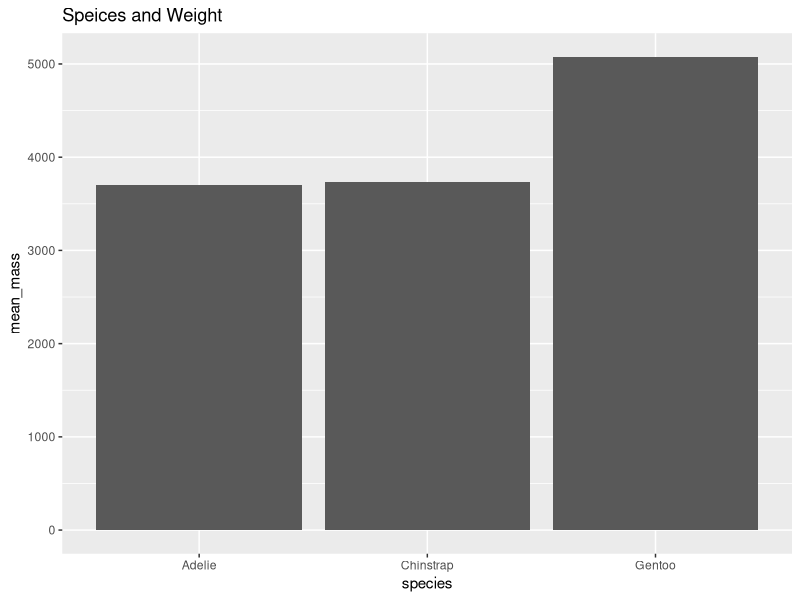
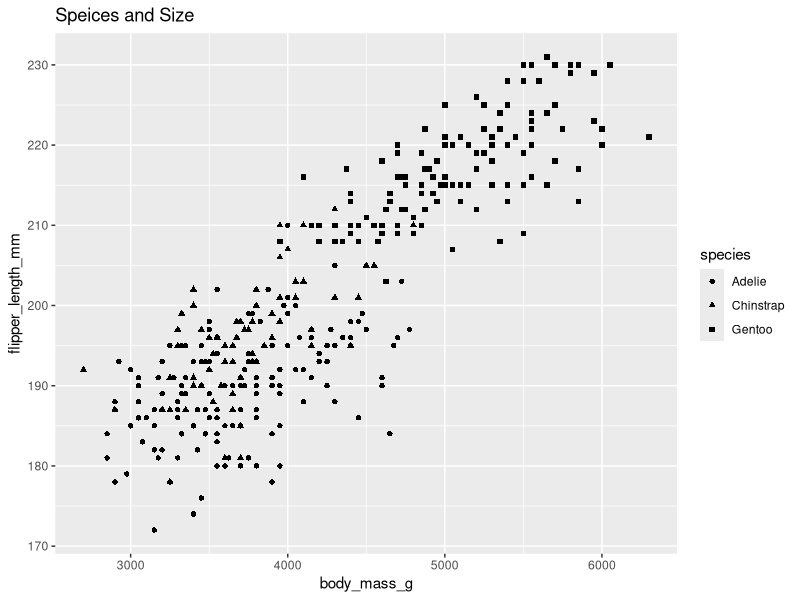

The R source for these figures, in order:
library(tidyverse)
library(palmerpenguins)

penguins <- penguins
glimpse(penguins)

penguins_small <- penguins %>%
  select(species, island, sex, body_mass_g, flipper_length_mm)

glimpse(penguins_small)

adelies <- filter(penguins, species == "Adelie")

bigs <- filter(penguins, body_mass_g > 5000)

glimpse(adelies)
glimpse(bigs)

kg_penguins <- penguins 
kg_penguins$body_mass_kg <- kg_penguins$body_mass_g/1000
glimpse(kg_penguins)

unique(kg_penguins$species)
# 3: Adelie    Gentoo    Chinstrap

mean(kg_penguins$body_mass_kg, na.rm = TRUE)
# 4.201754

median(kg_penguins$body_mass_kg, na.rm = TRUE)
# 4.05

mean(kg_penguins$flipper_length_mm, na.rm = TRUE)
# 200.9152

# some could have missing values. how should you deal with that?
# you gotta ignore them

#A)

#Among female penguins, which species has the greatest average body mass?

mean(filter(penguins, sex == "female", species == "Adelie")$body_mass_g, na.rm = TRUE)
# 3368.836
mean(filter(penguins, sex == "female", species == "Gentoo")$body_mass_g, na.rm = TRUE)
# 4679.741
mean(filter(penguins, sex == "female", species == "Chinstrap")$body_mass_g, na.rm = TRUE)
# 3527.206

#Gentoo has the highesrt average weight

# B

unique(penguins$island)

penguins %>%
  group_by(species, island) %>%
  summarise(
    observations = n(),
    mean_flipper_length = mean(flipper_length_mm, na.rm = TRUE)
  ) %>%
  arrange(desc(mean_flipper_length))

# C

Top_Dogs <- data.frame(island = penguins$island, species = penguins$species, sex = penguins$sex, mass = penguins$body_mass_g)

Top_Dogs[order(Top_Dogs$mass, decreasing = TRUE), ]

#170    Biscoe    Gentoo   male 6300
#186    Biscoe    Gentoo   male 6050
#230    Biscoe    Gentoo   male 6000
#270    Biscoe    Gentoo   male 6000
#232    Biscoe    Gentoo   male 5950

#Viz review

penguins %>%
  group_by(species) %>%
    summarize(mean_mass = mean(body_mass_g, na.rm = TRUE)) %>%
      ggplot(aes(x = species, y = mean_mass)) +
      ggtitle("Speices and Weight") +
      geom_col()


ggplot(penguins, aes(x = body_mass_g, flipper_length_mm, shape = species)) +
  geom_point() +
  ggtitle("Speices and Size")

#Put it together
penguins %>%
  group_by(species, sex) %>%
  summarise(
    body_mass_g = mean(body_mass_g, na.rm = TRUE),
  ) %>%
  arrange(desc(body_mass_g))

#it appears sex and it holds true across species
